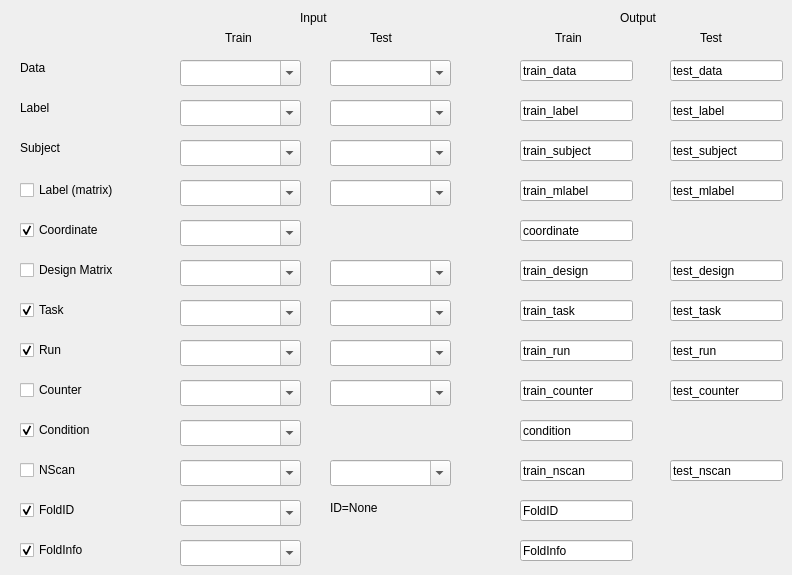
   <widget class="QWidget" name="tab">
    <attribute name="title">
     <string>Data</string>
    </attribute>
    <widget class="QLineEdit" name="txtOTrTask">
     <property name="geometry">
      <rect>
       <x>520</x>
       <y>300</y>
       <width>113</width>
       <height>21</height>
      </rect>
     </property>
     <property name="text">
      <string>train_task</string>
     </property>
    </widget>
    <widget class="QComboBox" name="txtITrmLabel">
     <property name="geometry">
      <rect>
       <x>180</x>
       <y>180</y>
       <width>121</width>
       <height>26</height>
      </rect>
     </property>
     <property name="editable">
      <bool>true</bool>
     </property>
     <property name="sizeAdjustPolicy">
      <enum>QComboBox::AdjustToContentsOnFirstShow</enum>
     </property>
    </widget>
    <widget class="QCheckBox" name="cbmLabel">
     <property name="geometry">
      <rect>
       <x>20</x>
       <y>180</y>
       <width>111</width>
       <height>20</height>
      </rect>
     </property>
     <property name="text">
      <string>Label (matrix)</string>
     </property>
    </widget>
    <widget class="QComboBox" name="txtITrScan">
     <property name="geometry">
      <rect>
       <x>180</x>
       <y>460</y>
       <width>121</width>
       <height>26</height>
      </rect>
     </property>
     <property name="editable">
      <bool>true</bool>
     </property>
     <property name="sizeAdjustPolicy">
      <enum>QComboBox::AdjustToContentsOnFirstShow</enum>
     </property>
    </widget>
    <widget class="QComboBox" name="txtITrTask">
     <property name="geometry">
      <rect>
       <x>180</x>
       <y>300</y>
       <width>121</width>
       <height>26</height>
      </rect>
     </property>
     <property name="editable">
      <bool>true</bool>
     </property>
     <property name="sizeAdjustPolicy">
      <enum>QComboBox::AdjustToContentsOnFirstShow</enum>
     </property>
    </widget>
    <widget class="QComboBox" name="txtITrSubject">
     <property name="geometry">
      <rect>
       <x>180</x>
       <y>140</y>
       <width>121</width>
       <height>26</height>
      </rect>
     </property>
     <property name="editable">
      <bool>true</bool>
     </property>
     <property name="sizeAdjustPolicy">
      <enum>QComboBox::AdjustToContentsOnFirstShow</enum>
     </property>
    </widget>
    <widget class="QLineEdit" name="txtOTrmLabel">
     <property name="geometry">
      <rect>
       <x>520</x>
       <y>180</y>
       <width>113</width>
       <height>21</height>
      </rect>
     </property>
     <property name="text">
      <string>train_mlabel</string>
     </property>
    </widget>
    <widget class="QLabel" name="label_2">
     <property name="geometry">
      <rect>
       <x>20</x>
       <y>60</y>
       <width>60</width>
       <height>16</height>
      </rect>
     </property>
     <property name="text">
      <string>Data</string>
     </property>
    </widget>
    <widget class="QLineEdit" name="txtOTrDM">
     <property name="geometry">
      <rect>
       <x>520</x>
       <y>260</y>
       <width>113</width>
       <height>21</height>
      </rect>
     </property>
     <property name="text">
      <string>train_design</string>
     </property>
    </widget>
    <widget class="QCheckBox" name="cbTask">
     <property name="geometry">
      <rect>
       <x>20</x>
       <y>300</y>
       <width>81</width>
       <height>20</height>
      </rect>
     </property>
     <property name="text">
      <string>Task</string>
     </property>
     <property name="checked">
      <bool>true</bool>
     </property>
    </widget>
    <widget class="QComboBox" name="txtITrDM">
     <property name="geometry">
      <rect>
       <x>180</x>
       <y>260</y>
       <width>121</width>
       <height>26</height>
      </rect>
     </property>
     <property name="editable">
      <bool>true</bool>
     </property>
     <property name="sizeAdjustPolicy">
      <enum>QComboBox::AdjustToContentsOnFirstShow</enum>
     </property>
    </widget>
    <widget class="QLabel" name="label_3">
     <property name="geometry">
      <rect>
       <x>20</x>
       <y>100</y>
       <width>60</width>
       <height>16</height>
      </rect>
     </property>
     <property name="text">
      <string>Label</string>
     </property>
    </widget>
    <widget class="QCheckBox" name="cbNScan">
     <property name="geometry">
      <rect>
       <x>20</x>
       <y>460</y>
       <width>91</width>
       <height>20</height>
      </rect>
     </property>
     <property name="text">
      <string>NScan</string>
     </property>
     <property name="checked">
      <bool>false</bool>
     </property>
    </widget>
    <widget class="QCheckBox" name="cbCond">
     <property name="geometry">
      <rect>
       <x>20</x>
       <y>420</y>
       <width>101</width>
       <height>20</height>
      </rect>
     </property>
     <property name="text">
      <string>Condition</string>
     </property>
     <property name="checked">
      <bool>true</bool>
     </property>
    </widget>
    <widget class="QCheckBox" name="cbDM">
     <property name="geometry">
      <rect>
       <x>20</x>
       <y>260</y>
       <width>121</width>
       <height>20</height>
      </rect>
     </property>
     <property name="text">
      <string>Design Matrix</string>
     </property>
     <property name="checked">
      <bool>false</bool>
     </property>
    </widget>
    <widget class="QComboBox" name="txtCol">
     <property name="geometry">
      <rect>
       <x>180</x>
       <y>220</y>
       <width>121</width>
       <height>26</height>
      </rect>
     </property>
     <property name="editable">
      <bool>true</bool>
     </property>
     <property name="sizeAdjustPolicy">
      <enum>QComboBox::AdjustToContentsOnFirstShow</enum>
     </property>
    </widget>
    <widget class="QCheckBox" name="cbCol">
     <property name="geometry">
      <rect>
       <x>20</x>
       <y>220</y>
       <width>111</width>
       <height>20</height>
      </rect>
     </property>
     <property name="text">
      <string>Coordinate</string>
     </property>
     <property name="checked">
      <bool>true</bool>
     </property>
    </widget>
    <widget class="QLineEdit" name="txtOCond">
     <property name="geometry">
      <rect>
       <x>520</x>
       <y>420</y>
       <width>113</width>
       <height>21</height>
      </rect>
     </property>
     <property name="text">
      <string>condition</string>
     </property>
    </widget>
    <widget class="QLabel" name="label">
     <property name="geometry">
      <rect>
       <x>300</x>
       <y>10</y>
       <width>61</width>
       <height>16</height>
      </rect>
     </property>
     <property name="text">
      <string>Input</string>
     </property>
    </widget>
    <widget class="QLineEdit" name="txtOTrLabel">
     <property name="geometry">
      <rect>
       <x>520</x>
       <y>100</y>
       <width>113</width>
       <height>21</height>
      </rect>
     </property>
     <property name="text">
      <string>train_label</string>
     </property>
    </widget>
    <widget class="QComboBox" name="txtITrCounter">
     <property name="geometry">
      <rect>
       <x>180</x>
       <y>380</y>
       <width>121</width>
       <height>26</height>
      </rect>
     </property>
     <property name="editable">
      <bool>true</bool>
     </property>
     <property name="sizeAdjustPolicy">
      <enum>QComboBox::AdjustToContentsOnFirstShow</enum>
     </property>
    </widget>
    <widget class="QComboBox" name="txtITrLabel">
     <property name="geometry">
      <rect>
       <x>180</x>
       <y>100</y>
       <width>121</width>
       <height>26</height>
      </rect>
     </property>
     <property name="editable">
      <bool>true</bool>
     </property>
     <property name="sizeAdjustPolicy">
      <enum>QComboBox::AdjustToContentsOnFirstShow</enum>
     </property>
    </widget>
    <widget class="QLineEdit" name="txtOTrScan">
     <property name="geometry">
      <rect>
       <x>520</x>
       <y>460</y>
       <width>113</width>
       <height>21</height>
      </rect>
     </property>
     <property name="text">
      <string>train_nscan</string>
     </property>
    </widget>
    <widget class="QCheckBox" name="cbCounter">
     <property name="geometry">
      <rect>
       <x>20</x>
       <y>380</y>
       <width>81</width>
       <height>20</height>
      </rect>
     </property>
     <property name="text">
      <string>Counter</string>
     </property>
     <property name="checked">
      <bool>false</bool>
     </property>
    </widget>
    <widget class="QLineEdit" name="txtOCol">
     <property name="geometry">
      <rect>
       <x>520</x>
       <y>220</y>
       <width>113</width>
       <height>21</height>
      </rect>
     </property>
     <property name="text">
      <string>coordinate</string>
     </property>
    </widget>
    <widget class="QLabel" name="label_5">
     <property name="geometry">
      <rect>
       <x>620</x>
       <y>10</y>
       <width>61</width>
       <height>16</height>
      </rect>
     </property>
     <property name="text">
      <string>Output</string>
     </property>
    </widget>
    <widget class="QComboBox" name="txtITrData">
     <property name="geometry">
      <rect>
       <x>180</x>
       <y>60</y>
       <width>121</width>
       <height>26</height>
      </rect>
     </property>
     <property name="editable">
      <bool>true</bool>
     </property>
     <property name="sizeAdjustPolicy">
      <enum>QComboBox::AdjustToContentsOnFirstShow</enum>
     </property>
    </widget>
    <widget class="QComboBox" name="txtITrRun">
     <property name="geometry">
      <rect>
       <x>180</x>
       <y>340</y>
       <width>121</width>
       <height>26</height>
      </rect>
     </property>
     <property name="editable">
      <bool>true</bool>
     </property>
     <property name="sizeAdjustPolicy">
      <enum>QComboBox::AdjustToContentsOnFirstShow</enum>
     </property>
    </widget>
    <widget class="QComboBox" name="txtCond">
     <property name="geometry">
      <rect>
       <x>180</x>
       <y>420</y>
       <width>121</width>
       <height>26</height>
      </rect>
     </property>
     <property name="editable">
      <bool>true</bool>
     </property>
     <property name="sizeAdjustPolicy">
      <enum>QComboBox::AdjustToContentsOnFirstShow</enum>
     </property>
    </widget>
    <widget class="QLineEdit" name="txtOTrCounter">
     <property name="geometry">
      <rect>
       <x>520</x>
       <y>380</y>
       <width>113</width>
       <height>21</height>
      </rect>
     </property>
     <property name="text">
      <string>train_counter</string>
     </property>
    </widget>
    <widget class="QLineEdit" name="txtOTrSubject">
     <property name="geometry">
      <rect>
       <x>520</x>
       <y>140</y>
       <width>113</width>
       <height>21</height>
      </rect>
     </property>
     <property name="text">
      <string>train_subject</string>
     </property>
    </widget>
    <widget class="QCheckBox" name="cbRun">
     <property name="geometry">
      <rect>
       <x>20</x>
       <y>340</y>
       <width>81</width>
       <height>20</height>
      </rect>
     </property>
     <property name="text">
      <string>Run</string>
     </property>
     <property name="checked">
      <bool>true</bool>
     </property>
    </widget>
    <widget class="QLineEdit" name="txtOTrData">
     <property name="geometry">
      <rect>
       <x>520</x>
       <y>60</y>
       <width>113</width>
       <height>21</height>
      </rect>
     </property>
     <property name="text">
      <string>train_data</string>
     </property>
    </widget>
    <widget class="QLineEdit" name="txtOTrRun">
     <property name="geometry">
      <rect>
       <x>520</x>
       <y>340</y>
       <width>113</width>
       <height>21</height>
      </rect>
     </property>
     <property name="text">
      <string>train_run</string>
     </property>
    </widget>
    <widget class="QComboBox" name="txtITemLabel">
     <property name="geometry">
      <rect>
       <x>330</x>
       <y>180</y>
       <width>121</width>
       <height>26</height>
      </rect>
     </property>
     <property name="editable">
      <bool>true</bool>
     </property>
     <property name="sizeAdjustPolicy">
      <enum>QComboBox::AdjustToContentsOnFirstShow</enum>
     </property>
    </widget>
    <widget class="QComboBox" name="txtITeSubject">
     <property name="geometry">
      <rect>
       <x>330</x>
       <y>140</y>
       <width>121</width>
       <height>26</height>
      </rect>
     </property>
     <property name="editable">
      <bool>true</bool>
     </property>
     <property name="sizeAdjustPolicy">
      <enum>QComboBox::AdjustToContentsOnFirstShow</enum>
     </property>
    </widget>
    <widget class="QComboBox" name="txtITeDM">
     <property name="geometry">
      <rect>
       <x>330</x>
       <y>260</y>
       <width>121</width>
       <height>26</height>
      </rect>
     </property>
     <property name="editable">
      <bool>true</bool>
     </property>
     <property name="sizeAdjustPolicy">
      <enum>QComboBox::AdjustToContentsOnFirstShow</enum>
     </property>
    </widget>
    <widget class="QComboBox" name="txtITeCounter">
     <property name="geometry">
      <rect>
       <x>330</x>
       <y>380</y>
       <width>121</width>
       <height>26</height>
      </rect>
     </property>
     <property name="editable">
      <bool>true</bool>
     </property>
     <property name="sizeAdjustPolicy">
      <enum>QComboBox::AdjustToContentsOnFirstShow</enum>
     </property>
    </widget>
    <widget class="QComboBox" name="txtITeLabel">
     <property name="geometry">
      <rect>
       <x>330</x>
       <y>100</y>
       <width>121</width>
       <height>26</height>
      </rect>
     </property>
     <property name="editable">
      <bool>true</bool>
     </property>
     <property name="sizeAdjustPolicy">
      <enum>QComboBox::AdjustToContentsOnFirstShow</enum>
     </property>
    </widget>
    <widget class="QComboBox" name="txtITeData">
     <property name="geometry">
      <rect>
       <x>330</x>
       <y>60</y>
       <width>121</width>
       <height>26</height>
      </rect>
     </property>
     <property name="editable">
      <bool>true</bool>
     </property>
     <property name="sizeAdjustPolicy">
      <enum>QComboBox::AdjustToContentsOnFirstShow</enum>
     </property>
    </widget>
    <widget class="QComboBox" name="txtITeTask">
     <property name="geometry">
      <rect>
       <x>330</x>
       <y>300</y>
       <width>121</width>
       <height>26</height>
      </rect>
     </property>
     <property name="editable">
      <bool>true</bool>
     </property>
     <property name="sizeAdjustPolicy">
      <enum>QComboBox::AdjustToContentsOnFirstShow</enum>
     </property>
    </widget>
    <widget class="QComboBox" name="txtITeScan">
     <property name="geometry">
      <rect>
       <x>330</x>
       <y>460</y>
       <width>121</width>
       <height>26</height>
      </rect>
     </property>
     <property name="editable">
      <bool>true</bool>
     </property>
     <property name="sizeAdjustPolicy">
      <enum>QComboBox::AdjustToContentsOnFirstShow</enum>
     </property>
    </widget>
    <widget class="QComboBox" name="txtITeRun">
     <property name="geometry">
      <rect>
       <x>330</x>
       <y>340</y>
       <width>121</width>
       <height>26</height>
      </rect>
     </property>
     <property name="editable">
      <bool>true</bool>
     </property>
     <property name="sizeAdjustPolicy">
      <enum>QComboBox::AdjustToContentsOnFirstShow</enum>
     </property>
    </widget>
    <widget class="QLineEdit" name="txtOTeLabel">
     <property name="geometry">
      <rect>
       <x>670</x>
       <y>100</y>
       <width>113</width>
       <height>21</height>
      </rect>
     </property>
     <property name="text">
      <string>test_label</string>
     </property>
    </widget>
    <widget class="QLineEdit" name="txtOTeRun">
     <property name="geometry">
      <rect>
       <x>670</x>
       <y>340</y>
       <width>113</width>
       <height>21</height>
      </rect>
     </property>
     <property name="text">
      <string>test_run</string>
     </property>
    </widget>
    <widget class="QLineEdit" name="txtOTemLabel">
     <property name="geometry">
      <rect>
       <x>670</x>
       <y>180</y>
       <width>113</width>
       <height>21</height>
      </rect>
     </property>
     <property name="text">
      <string>test_mlabel</string>
     </property>
    </widget>
    <widget class="QLineEdit" name="txtOTeDM">
     <property name="geometry">
      <rect>
       <x>670</x>
       <y>260</y>
       <width>113</width>
       <height>21</height>
      </rect>
     </property>
     <property name="text">
      <string>test_design</string>
     </property>
    </widget>
    <widget class="QLineEdit" name="txtOTeData">
     <property name="geometry">
      <rect>
       <x>670</x>
       <y>60</y>
       <width>113</width>
       <height>21</height>
      </rect>
     </property>
     <property name="text">
      <string>test_data</string>
     </property>
    </widget>
    <widget class="QLineEdit" name="txtOTeCounter">
     <property name="geometry">
      <rect>
       <x>670</x>
       <y>380</y>
       <width>113</width>
       <height>21</height>
      </rect>
     </property>
     <property name="text">
      <string>test_counter</string>
     </property>
    </widget>
    <widget class="QLineEdit" name="txtOTeSubject">
     <property name="geometry">
      <rect>
       <x>670</x>
       <y>140</y>
       <width>113</width>
       <height>21</height>
      </rect>
     </property>
     <property name="text">
      <string>test_subject</string>
     </property>
    </widget>
    <widget class="QLineEdit" name="txtOTeTask">
     <property name="geometry">
      <rect>
       <x>670</x>
       <y>300</y>
       <width>113</width>
       <height>21</height>
      </rect>
     </property>
     <property name="text">
      <string>test_task</string>
     </property>
    </widget>
    <widget class="QLineEdit" name="txtOTeScan">
     <property name="geometry">
      <rect>
       <x>670</x>
       <y>460</y>
       <width>113</width>
       <height>21</height>
      </rect>
     </property>
     <property name="text">
      <string>test_nscan</string>
     </property>
    </widget>
    <widget class="QLabel" name="label_7">
     <property name="geometry">
      <rect>
       <x>225</x>
       <y>30</y>
       <width>81</width>
       <height>16</height>
      </rect>
     </property>
     <property name="text">
      <string>Train</string>
     </property>
    </widget>
    <widget class="QLabel" name="label_8">
     <property name="geometry">
      <rect>
       <x>370</x>
       <y>30</y>
       <width>81</width>
       <height>16</height>
      </rect>
     </property>
     <property name="text">
      <string>Test</string>
     </property>
    </widget>
    <widget class="QLabel" name="label_9">
     <property name="geometry">
      <rect>
       <x>555</x>
       <y>30</y>
       <width>81</width>
       <height>16</height>
      </rect>
     </property>
     <property name="text">
      <string>Train</string>
     </property>
    </widget>
    <widget class="QLabel" name="label_10">
     <property name="geometry">
      <rect>
       <x>700</x>
       <y>30</y>
       <width>81</width>
       <height>16</height>
      </rect>
     </property>
     <property name="text">
      <string>Test</string>
     </property>
    </widget>
    <widget class="QCheckBox" name="cbFoldID">
     <property name="geometry">
      <rect>
       <x>20</x>
       <y>500</y>
       <width>101</width>
       <height>20</height>
      </rect>
     </property>
     <property name="text">
      <string>FoldID</string>
     </property>
     <property name="checked">
      <bool>true</bool>
     </property>
    </widget>
    <widget class="QComboBox" name="txtFoldID">
     <property name="geometry">
      <rect>
       <x>180</x>
       <y>500</y>
       <width>121</width>
       <height>26</height>
      </rect>
     </property>
     <property name="editable">
      <bool>true</bool>
     </property>
     <property name="sizeAdjustPolicy">
      <enum>QComboBox::AdjustToContentsOnFirstShow</enum>
     </property>
    </widget>
    <widget class="QLineEdit" name="txtOFoldID">
     <property name="geometry">
      <rect>
       <x>520</x>
       <y>500</y>
       <width>113</width>
       <height>21</height>
      </rect>
     </property>
     <property name="text">
      <string>FoldID</string>
     </property>
    </widget>
    <widget class="QComboBox" name="txtFoldInfo">
     <property name="geometry">
      <rect>
       <x>180</x>
       <y>540</y>
       <width>121</width>
       <height>26</height>
      </rect>
     </property>
     <property name="editable">
      <bool>true</bool>
     </property>
     <property name="sizeAdjustPolicy">
      <enum>QComboBox::AdjustToContentsOnFirstShow</enum>
     </property>
    </widget>
    <widget class="QCheckBox" name="cbFoldInfo">
     <property name="geometry">
      <rect>
       <x>20</x>
       <y>540</y>
       <width>101</width>
       <height>20</height>
      </rect>
     </property>
     <property name="text">
      <string>FoldInfo</string>
     </property>
     <property name="checked">
      <bool>true</bool>
     </property>
    </widget>
    <widget class="QLineEdit" name="txtOFoldInfo">
     <property name="geometry">
      <rect>
       <x>520</x>
       <y>540</y>
       <width>113</width>
       <height>21</height>
      </rect>
     </property>
     <property name="text">
      <string>FoldInfo</string>
     </property>
    </widget>
    <widget class="QLabel" name="lbFoldID">
     <property name="geometry">
      <rect>
       <x>330</x>
       <y>500</y>
       <width>121</width>
       <height>16</height>
      </rect>
     </property>
     <property name="text">
      <string>ID=None</string>
     </property>
    </widget>
    <widget class="QLabel" name="label_6">
     <property name="geometry">
      <rect>
       <x>20</x>
       <y>140</y>
       <width>121</width>
       <height>16</height>
      </rect>
     </property>
     <property name="text">
      <string>Subject</string>
     </property>
    </widget>
   </widget>
